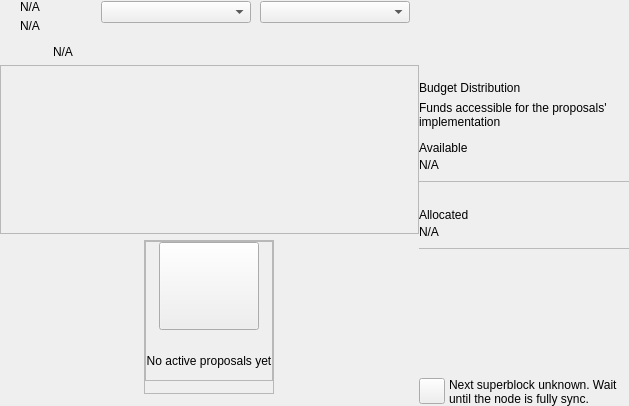
<?xml version="1.0" encoding="UTF-8"?>
<ui version="4.0">
 <class>governancewidget</class>
 <widget class="QWidget" name="governancewidget">
  <property name="geometry">
   <rect>
    <x>0</x>
    <y>0</y>
    <width>629</width>
    <height>406</height>
   </rect>
  </property>
  <property name="minimumSize">
   <size>
    <width>0</width>
    <height>150</height>
   </size>
  </property>
  <property name="windowTitle">
   <string notr="true">N/A</string>
  </property>
  <layout class="QHBoxLayout" name="horizontalLayout_1" stretch="2,1">
   <property name="spacing">
    <number>0</number>
   </property>
   <property name="leftMargin">
    <number>0</number>
   </property>
   <property name="topMargin">
    <number>0</number>
   </property>
   <property name="rightMargin">
    <number>0</number>
   </property>
   <property name="bottomMargin">
    <number>0</number>
   </property>
   <item>
    <widget class="QWidget" name="left" native="true">
     <layout class="QVBoxLayout" name="verticalLayout_1" stretch="0,0,1,0">
      <property name="leftMargin">
       <number>0</number>
      </property>
      <property name="topMargin">
       <number>0</number>
      </property>
      <property name="rightMargin">
       <number>0</number>
      </property>
      <property name="bottomMargin">
       <number>0</number>
      </property>
      <item>
       <widget class="QWidget" name="containerTitles" native="true">
        <property name="maximumSize">
         <size>
          <width>16777215</width>
          <height>60</height>
         </size>
        </property>
        <layout class="QHBoxLayout" name="horizontalLayout_2">
         <property name="spacing">
          <number>0</number>
         </property>
         <property name="leftMargin">
          <number>20</number>
         </property>
         <property name="topMargin">
          <number>0</number>
         </property>
         <property name="rightMargin">
          <number>0</number>
         </property>
         <property name="bottomMargin">
          <number>0</number>
         </property>
         <item>
          <layout class="QVBoxLayout" name="verticalLayout_2">
           <property name="spacing">
            <number>5</number>
           </property>
           <item>
            <widget class="QLabel" name="labelTitle">
             <property name="text">
              <string notr="true">N/A</string>
             </property>
            </widget>
           </item>
           <item alignment="Qt::AlignTop">
            <widget class="QLabel" name="labelSubtitle1">
             <property name="text">
              <string notr="true">N/A</string>
             </property>
            </widget>
           </item>
          </layout>
         </item>
         <item>
          <spacer name="horizontalSpacer">
           <property name="orientation">
            <enum>Qt::Horizontal</enum>
           </property>
           <property name="sizeHint" stdset="0">
            <size>
             <width>40</width>
             <height>20</height>
            </size>
           </property>
          </spacer>
         </item>
         <item>
          <widget class="QWidget" name="containerSort" native="true">
           <property name="minimumSize">
            <size>
             <width>0</width>
             <height>0</height>
            </size>
           </property>
           <layout class="QHBoxLayout" name="horizontalLayout_3">
            <property name="leftMargin">
             <number>0</number>
            </property>
            <property name="topMargin">
             <number>0</number>
            </property>
            <item>
             <widget class="QComboBox" name="comboBoxSort">
              <property name="minimumSize">
               <size>
                <width>150</width>
                <height>0</height>
               </size>
              </property>
             </widget>
            </item>
           </layout>
          </widget>
         </item>
         <item>
          <widget class="QWidget" name="containerFilter" native="true">
           <property name="minimumSize">
            <size>
             <width>0</width>
             <height>0</height>
            </size>
           </property>
           <layout class="QHBoxLayout" name="horizontalLayout_4">
            <property name="leftMargin">
             <number>0</number>
            </property>
            <property name="topMargin">
             <number>0</number>
            </property>
            <item>
             <widget class="QComboBox" name="comboBoxFilter">
              <property name="minimumSize">
               <size>
                <width>115</width>
                <height>0</height>
               </size>
              </property>
              <property name="sizeAdjustPolicy">
               <enum>QComboBox::AdjustToMinimumContentsLength</enum>
              </property>
              <property name="minimumContentsLength">
               <number>15</number>
              </property>
             </widget>
            </item>
           </layout>
          </widget>
         </item>
        </layout>
       </widget>
      </item>
      <item>
       <widget class="QWidget" name="layoutWarning" native="true">
        <property name="maximumSize">
         <size>
          <width>16777215</width>
          <height>40</height>
         </size>
        </property>
        <layout class="QVBoxLayout" name="verticalLayout_3">
         <property name="spacing">
          <number>0</number>
         </property>
         <property name="leftMargin">
          <number>0</number>
         </property>
         <property name="topMargin">
          <number>0</number>
         </property>
         <property name="rightMargin">
          <number>0</number>
         </property>
         <property name="bottomMargin">
          <number>0</number>
         </property>
         <item>
          <widget class="QWidget" name="containerWarning" native="true">
           <layout class="QVBoxLayout" name="verticalLayout_4">
            <property name="spacing">
             <number>6</number>
            </property>
            <property name="leftMargin">
             <number>18</number>
            </property>
            <property name="topMargin">
             <number>6</number>
            </property>
            <property name="rightMargin">
             <number>20</number>
            </property>
            <property name="bottomMargin">
             <number>0</number>
            </property>
            <item>
             <widget class="QFrame" name="frameWarning">
              <property name="styleSheet">
               <string notr="true">border:none;</string>
              </property>
              <property name="frameShape">
               <enum>QFrame::StyledPanel</enum>
              </property>
              <property name="frameShadow">
               <enum>QFrame::Raised</enum>
              </property>
              <layout class="QHBoxLayout" name="horizontalLayout_5" stretch="0,2">
               <property name="spacing">
                <number>3</number>
               </property>
               <property name="leftMargin">
                <number>0</number>
               </property>
               <property name="topMargin">
                <number>0</number>
               </property>
               <property name="rightMargin">
                <number>0</number>
               </property>
               <property name="bottomMargin">
                <number>0</number>
               </property>
               <item alignment="Qt::AlignVCenter">
                <widget class="QPushButton" name="imgWarning">
                 <property name="styleSheet">
                  <string notr="true">border:none;</string>
                 </property>
                 <property name="text">
                  <string/>
                 </property>
                 <property name="iconSize">
                  <size>
                   <width>24</width>
                   <height>24</height>
                  </size>
                 </property>
                </widget>
               </item>
               <item alignment="Qt::AlignVCenter">
                <widget class="QLabel" name="lblWarning">
                 <property name="styleSheet">
                  <string notr="true"/>
                 </property>
                 <property name="text">
                  <string notr="true">N/A</string>
                 </property>
                 <property name="alignment">
                  <set>Qt::AlignBottom|Qt::AlignLeading|Qt::AlignLeft</set>
                 </property>
                </widget>
               </item>
              </layout>
             </widget>
            </item>
           </layout>
          </widget>
         </item>
        </layout>
       </widget>
      </item>
      <item>
       <widget class="QWidget" name="mainContainer" native="true">
        <property name="sizePolicy">
         <sizepolicy hsizetype="Expanding" vsizetype="Expanding">
          <horstretch>0</horstretch>
          <verstretch>0</verstretch>
         </sizepolicy>
        </property>
        <layout class="QVBoxLayout" name="verticalLayout_5">
         <property name="spacing">
          <number>0</number>
         </property>
         <property name="leftMargin">
          <number>0</number>
         </property>
         <property name="topMargin">
          <number>0</number>
         </property>
         <property name="rightMargin">
          <number>0</number>
         </property>
         <property name="bottomMargin">
          <number>0</number>
         </property>
         <item>
          <widget class="QScrollArea" name="scrollArea">
           <property name="styleSheet">
            <string notr="true"/>
           </property>
           <property name="horizontalScrollBarPolicy">
            <enum>Qt::ScrollBarAlwaysOff</enum>
           </property>
           <property name="widgetResizable">
            <bool>true</bool>
           </property>
           <property name="alignment">
            <set>Qt::AlignLeading|Qt::AlignLeft|Qt::AlignTop</set>
           </property>
           <widget class="QWidget" name="scrollAreaWidgetContents">
            <property name="geometry">
             <rect>
              <x>0</x>
              <y>0</y>
              <width>417</width>
              <height>157</height>
             </rect>
            </property>
           </widget>
          </widget>
         </item>
        </layout>
       </widget>
      </item>
      <item alignment="Qt::AlignHCenter|Qt::AlignVCenter">
       <widget class="QFrame" name="emptyContainer">
        <property name="sizePolicy">
         <sizepolicy hsizetype="Expanding" vsizetype="Expanding">
          <horstretch>0</horstretch>
          <verstretch>0</verstretch>
         </sizepolicy>
        </property>
        <property name="minimumSize">
         <size>
          <width>0</width>
          <height>100</height>
         </size>
        </property>
        <property name="styleSheet">
         <string notr="true">margin-bottom:12px;</string>
        </property>
        <property name="frameShape">
         <enum>QFrame::StyledPanel</enum>
        </property>
        <property name="frameShadow">
         <enum>QFrame::Raised</enum>
        </property>
        <layout class="QVBoxLayout" name="verticalLayout_6" stretch="8">
         <property name="spacing">
          <number>0</number>
         </property>
         <property name="leftMargin">
          <number>0</number>
         </property>
         <property name="topMargin">
          <number>0</number>
         </property>
         <property name="rightMargin">
          <number>0</number>
         </property>
         <property name="bottomMargin">
          <number>0</number>
         </property>
         <item alignment="Qt::AlignHCenter|Qt::AlignVCenter">
          <widget class="QFrame" name="emptyScreen">
           <property name="sizePolicy">
            <sizepolicy hsizetype="Expanding" vsizetype="Expanding">
             <horstretch>0</horstretch>
             <verstretch>0</verstretch>
            </sizepolicy>
           </property>
           <property name="frameShape">
            <enum>QFrame::StyledPanel</enum>
           </property>
           <property name="frameShadow">
            <enum>QFrame::Raised</enum>
           </property>
           <layout class="QVBoxLayout" name="verticalLayout_7">
            <property name="spacing">
             <number>12</number>
            </property>
            <property name="leftMargin">
             <number>0</number>
            </property>
            <property name="topMargin">
             <number>0</number>
            </property>
            <property name="rightMargin">
             <number>0</number>
            </property>
            <property name="bottomMargin">
             <number>0</number>
            </property>
            <item alignment="Qt::AlignHCenter|Qt::AlignVCenter">
             <widget class="QPushButton" name="pushImgEmpty">
              <property name="minimumSize">
               <size>
                <width>100</width>
                <height>100</height>
               </size>
              </property>
              <property name="maximumSize">
               <size>
                <width>100</width>
                <height>100</height>
               </size>
              </property>
              <property name="text">
               <string/>
              </property>
              <property name="iconSize">
               <size>
                <width>100</width>
                <height>100</height>
               </size>
              </property>
             </widget>
            </item>
            <item alignment="Qt::AlignHCenter|Qt::AlignVCenter">
             <widget class="QLabel" name="labelEmpty">
              <property name="styleSheet">
               <string notr="true"/>
              </property>
              <property name="text">
               <string>No active proposals yet</string>
              </property>
              <property name="alignment">
               <set>Qt::AlignCenter</set>
              </property>
             </widget>
            </item>
           </layout>
          </widget>
         </item>
        </layout>
       </widget>
      </item>
     </layout>
    </widget>
   </item>
   <item>
    <widget class="QWidget" name="right" native="true">
     <layout class="QVBoxLayout" name="verticalLayout_8">
      <property name="leftMargin">
       <number>0</number>
      </property>
      <property name="topMargin">
       <number>0</number>
      </property>
      <property name="rightMargin">
       <number>0</number>
      </property>
      <property name="bottomMargin">
       <number>0</number>
      </property>
      <item>
       <layout class="QVBoxLayout" name="verticalLayout_9" stretch="0,0,0">
        <property name="spacing">
         <number>6</number>
        </property>
        <item>
         <widget class="OptionButton" name="btnCreateProposal" native="true">
          <property name="minimumSize">
           <size>
            <width>0</width>
            <height>60</height>
           </size>
          </property>
         </widget>
        </item>
        <item>
         <spacer name="verticalSpacer_1">
          <property name="orientation">
           <enum>Qt::Vertical</enum>
          </property>
          <property name="sizeType">
           <enum>QSizePolicy::Fixed</enum>
          </property>
          <property name="sizeHint" stdset="0">
           <size>
            <width>20</width>
            <height>6</height>
           </size>
          </property>
         </spacer>
        </item>
        <item>
         <widget class="QWidget" name="containerBudget" native="true">
          <property name="minimumSize">
           <size>
            <width>0</width>
            <height>200</height>
           </size>
          </property>
          <layout class="QVBoxLayout" name="verticalLayout_10">
           <property name="leftMargin">
            <number>0</number>
           </property>
           <property name="rightMargin">
            <number>0</number>
           </property>
           <property name="bottomMargin">
            <number>0</number>
           </property>
           <item>
            <widget class="QLabel" name="labelBudget">
             <property name="text">
              <string>Budget Distribution</string>
             </property>
            </widget>
           </item>
           <item>
            <widget class="QLabel" name="labelBudgetSubTitle">
             <property name="text">
              <string>Funds accessible for the proposals' implementation</string>
             </property>
             <property name="wordWrap">
              <bool>true</bool>
             </property>
            </widget>
           </item>
           <item>
            <spacer name="verticalSpacer_2">
             <property name="orientation">
              <enum>Qt::Vertical</enum>
             </property>
             <property name="sizeType">
              <enum>QSizePolicy::Fixed</enum>
             </property>
             <property name="sizeHint" stdset="0">
              <size>
               <width>20</width>
               <height>6</height>
              </size>
             </property>
            </spacer>
           </item>
           <item>
            <widget class="QWidget" name="widget" native="true">
             <layout class="QVBoxLayout" name="verticalLayout_11">
              <property name="spacing">
               <number>3</number>
              </property>
              <property name="leftMargin">
               <number>0</number>
              </property>
              <property name="topMargin">
               <number>0</number>
              </property>
              <property name="rightMargin">
               <number>0</number>
              </property>
              <property name="bottomMargin">
               <number>0</number>
              </property>
              <item alignment="Qt::AlignBottom">
               <widget class="QLabel" name="labelAvailableTitle">
                <property name="text">
                 <string>Available</string>
                </property>
               </widget>
              </item>
              <item>
               <widget class="QLabel" name="labelAvailableAmount">
                <property name="text">
                 <string notr="true">N/A</string>
                </property>
               </widget>
              </item>
              <item>
               <spacer name="verticalSpacer_3">
                <property name="orientation">
                 <enum>Qt::Vertical</enum>
                </property>
                <property name="sizeType">
                 <enum>QSizePolicy::Fixed</enum>
                </property>
                <property name="sizeHint" stdset="0">
                 <size>
                  <width>20</width>
                  <height>6</height>
                 </size>
                </property>
               </spacer>
              </item>
              <item>
               <widget class="QWidget" name="line" native="true">
                <property name="minimumSize">
                 <size>
                  <width>0</width>
                  <height>1</height>
                 </size>
                </property>
                <property name="maximumSize">
                 <size>
                  <width>16777215</width>
                  <height>1</height>
                 </size>
                </property>
                <property name="styleSheet">
                 <string notr="true">background-color:#bababa;</string>
                </property>
               </widget>
              </item>
             </layout>
            </widget>
           </item>
           <item>
            <spacer name="verticalSpacer_4">
             <property name="orientation">
              <enum>Qt::Vertical</enum>
             </property>
             <property name="sizeType">
              <enum>QSizePolicy::Fixed</enum>
             </property>
             <property name="sizeHint" stdset="0">
              <size>
               <width>20</width>
               <height>20</height>
              </size>
             </property>
            </spacer>
           </item>
           <item>
            <widget class="QWidget" name="widget_2" native="true">
             <layout class="QVBoxLayout" name="verticalLayout_12">
              <property name="spacing">
               <number>3</number>
              </property>
              <property name="leftMargin">
               <number>0</number>
              </property>
              <property name="topMargin">
               <number>0</number>
              </property>
              <property name="rightMargin">
               <number>0</number>
              </property>
              <property name="bottomMargin">
               <number>0</number>
              </property>
              <item alignment="Qt::AlignBottom">
               <widget class="QLabel" name="labelAllocatedTitle">
                <property name="text">
                 <string>Allocated</string>
                </property>
               </widget>
              </item>
              <item>
               <widget class="QLabel" name="labelAllocatedAmount">
                <property name="text">
                 <string notr="true">N/A</string>
                </property>
               </widget>
              </item>
              <item>
               <spacer name="verticalSpacer_5">
                <property name="orientation">
                 <enum>Qt::Vertical</enum>
                </property>
                <property name="sizeType">
                 <enum>QSizePolicy::Fixed</enum>
                </property>
                <property name="sizeHint" stdset="0">
                 <size>
                  <width>20</width>
                  <height>6</height>
                 </size>
                </property>
               </spacer>
              </item>
              <item>
               <widget class="QWidget" name="line2" native="true">
                <property name="minimumSize">
                 <size>
                  <width>0</width>
                  <height>1</height>
                 </size>
                </property>
                <property name="maximumSize">
                 <size>
                  <width>16777215</width>
                  <height>1</height>
                 </size>
                </property>
                <property name="styleSheet">
                 <string notr="true">background-color:#bababa;</string>
                </property>
               </widget>
              </item>
             </layout>
            </widget>
           </item>
           <item>
            <spacer name="verticalSpacer_6">
             <property name="orientation">
              <enum>Qt::Vertical</enum>
             </property>
             <property name="sizeHint" stdset="0">
              <size>
               <width>20</width>
               <height>40</height>
              </size>
             </property>
            </spacer>
           </item>
           <item>
            <widget class="QWidget" name="containerSuperblockInfo" native="true">
             <layout class="QHBoxLayout" name="horizontalLayout_6">
              <property name="spacing">
               <number>4</number>
              </property>
              <property name="leftMargin">
               <number>0</number>
              </property>
              <property name="topMargin">
               <number>0</number>
              </property>
              <property name="rightMargin">
               <number>0</number>
              </property>
              <property name="bottomMargin">
               <number>0</number>
              </property>
              <item alignment="Qt::AlignTop">
               <widget class="QPushButton" name="iconClock">
                <property name="minimumSize">
                 <size>
                  <width>26</width>
                  <height>26</height>
                 </size>
                </property>
                <property name="maximumSize">
                 <size>
                  <width>26</width>
                  <height>26</height>
                 </size>
                </property>
                <property name="text">
                 <string/>
                </property>
                <property name="iconSize">
                 <size>
                  <width>26</width>
                  <height>26</height>
                 </size>
                </property>
               </widget>
              </item>
              <item>
               <widget class="QLabel" name="labelNextSuperblock">
                <property name="text">
                 <string notr="true">Next superblock unknown. Wait until the node is fully sync.</string>
                </property>
                <property name="wordWrap">
                 <bool>true</bool>
                </property>
               </widget>
              </item>
             </layout>
            </widget>
           </item>
          </layout>
         </widget>
        </item>
       </layout>
      </item>
     </layout>
    </widget>
   </item>
  </layout>
 </widget>
 <customwidgets>
  <customwidget>
   <class>OptionButton</class>
   <extends>QWidget</extends>
   <header>qt/digiwage/optionbutton.h</header>
   <container>1</container>
  </customwidget>
 </customwidgets>
 <resources/>
 <connections/>
</ui>
